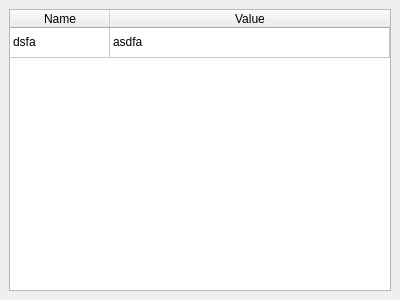
<?xml version="1.0" encoding="UTF-8"?>
<ui version="4.0">
 <class>OpenGLInfo</class>
 <widget class="QDockWidget" name="OpenGLInfo">
  <property name="geometry">
   <rect>
    <x>0</x>
    <y>0</y>
    <width>400</width>
    <height>300</height>
   </rect>
  </property>
  <property name="windowTitle">
   <string>Ope&amp;nGL Info</string>
  </property>
  <widget class="QWidget" name="glInfo">
   <layout class="QGridLayout" name="gridLayout">
    <item row="0" column="0">
     <widget class="QTableWidget" name="glInfoTable">
      <property name="editTriggers">
       <set>QAbstractItemView::NoEditTriggers</set>
      </property>
      <property name="showDropIndicator" stdset="0">
       <bool>false</bool>
      </property>
      <property name="dragDropOverwriteMode">
       <bool>false</bool>
      </property>
      <property name="showGrid">
       <bool>true</bool>
      </property>
      <property name="gridStyle">
       <enum>Qt::SolidLine</enum>
      </property>
      <property name="sortingEnabled">
       <bool>true</bool>
      </property>
      <property name="wordWrap">
       <bool>false</bool>
      </property>
      <property name="cornerButtonEnabled">
       <bool>false</bool>
      </property>
      <property name="columnCount">
       <number>2</number>
      </property>
      <attribute name="horizontalHeaderCascadingSectionResizes">
       <bool>false</bool>
      </attribute>
      <attribute name="horizontalHeaderStretchLastSection">
       <bool>true</bool>
      </attribute>
      <attribute name="verticalHeaderVisible">
       <bool>false</bool>
      </attribute>
      <attribute name="verticalHeaderHighlightSections">
       <bool>true</bool>
      </attribute>
      <row>
       <property name="text">
        <string/>
       </property>
      </row>
      <column>
       <property name="text">
        <string>Name</string>
       </property>
      </column>
      <column>
       <property name="text">
        <string>Value</string>
       </property>
      </column>
      <item row="0" column="0">
       <property name="text">
        <string>dsfa</string>
       </property>
      </item>
      <item row="0" column="1">
       <property name="text">
        <string>asdfa</string>
       </property>
      </item>
     </widget>
    </item>
   </layout>
  </widget>
 </widget>
 <resources/>
 <connections/>
</ui>
